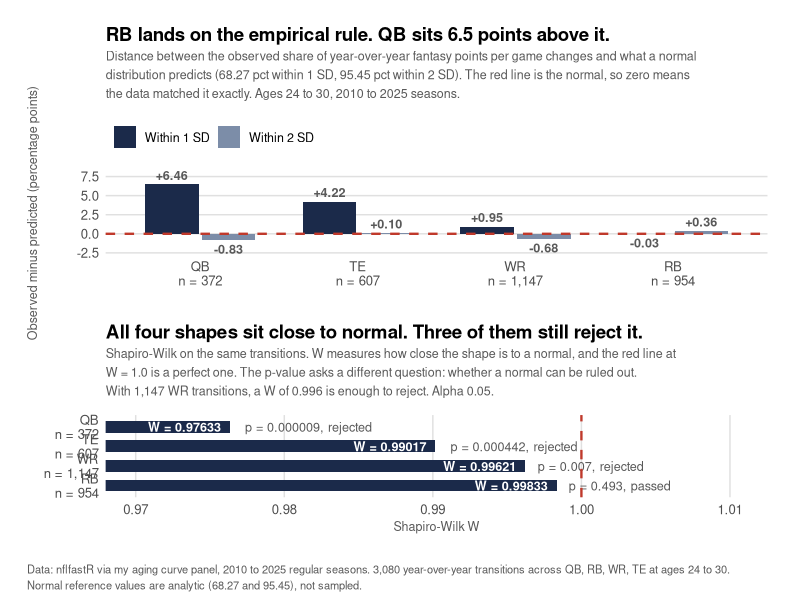

Write R code to recreate this figure.
# ==============================================================================
# create_stats_post14_visuals.R
# ==============================================================================
#
# PURPOSE
#   Statistics Series Post 14 (The Normal Distribution and Z-Scores).
#   Two stacked panels built entirely from verified console output captured by
#   pull_stats_post14_normal_distribution_demo_data.R. Nothing is re-pulled at
#   render time.
#
# PANELS
#   Panel 1  Deviation from what a normal predicts, per position, for the
#            within-1-SD and within-2-SD bands. Zero is the normal's own
#            prediction. RB lands on it. QB sits 6.5 points above.
#
#   Panel 2  Shapiro-Wilk W per position against a perfect normal (W = 1.0),
#            with p-value and verdict. All four sit close to 1. Three reject.
#
# DESIGN NOTES (v2. v1 failed the 5-second rule and was rebuilt.)
#   - Panel 1 plots DEVIATION, not raw percent. Raw percent on a zero-based
#     axis renders a 6.46-point finding as four visually identical bars. The
#     deviation encoding puts the finding on a -1 to +7 scale where it is the
#     tallest thing in the panel.
#   - Both bands share one axis. facet + scales = "free_y" gave two different
#     scales to the same unit. The visualization reference names this exact
#     pitfall: free scales hide important differences.
#   - Panels stack vertically. Side by side at 5.5in each, the insight titles
#     collided and clipped into one another.
#   - Panel 2 is flipped horizontal so the p-value and verdict fit on one line
#     instead of a three-line axis label overrunning the caption.
#
# COLOR CONVENTION (series standard)
#   navy  = observed / actual
#   red   = model / prediction / assumption
#
# OUTPUT
#   stats_posts/output/plots/stats_post14_normal_distribution.png at 300 DPI
#   Degrades to two separate PNGs if patchwork is unavailable.
#
# ==============================================================================

# ------------------------------------------------------------------------------
# CONFIGURATION
# ------------------------------------------------------------------------------

library(ggplot2)
library(dplyr)
library(tidyr)
library(tibble)

OUTPUT_DIR   <- file.path("stats_posts", "output", "plots")
FILE_PREFIX  <- "stats_post14_"
PLOT_DPI     <- 300
PLOT_WIDTH   <- 10
PLOT_HEIGHT  <- 9.5

COL_OBSERVED <- "#1B2A4A"   # navy: observed, 1 SD band
COL_OBS_ALT  <- "#7C8DA8"   # lighter navy: observed, 2 SD band
COL_MODEL    <- "#C0392B"   # red: what the normal predicts
COL_GRID     <- "grey88"
COL_SUBTEXT  <- "grey35"

# Analytic normal coverage. Not sampled, not rounded from data.
NORMAL_WITHIN_1SD <- 68.27
NORMAL_WITHIN_2SD <- 95.45
PERFECT_W         <- 1.0
ALPHA             <- 0.05

POSITION_ORDER <- c("QB", "TE", "WR", "RB")  # worst to best fit, left to right

if (!dir.exists(OUTPUT_DIR)) dir.create(OUTPUT_DIR, recursive = TRUE)

# ------------------------------------------------------------------------------
# VERIFIED DATA (embedded from console output, not re-pulled)
# ------------------------------------------------------------------------------

# From: --- DELTA DISTRIBUTION SHAPE (ages 24-30) ---
delta_shape <- tibble::tribble(
  ~position, ~n,    ~within_1sd, ~within_2sd,
  "QB",      372L,  74.73,       94.62,
  "RB",      954L,  68.24,       95.81,
  "TE",      607L,  72.49,       95.55,
  "WR",      1147L, 69.22,       94.77
)

# From: --- SHAPIRO-WILK PER POSITION (the discarded values) ---
normality <- tibble::tribble(
  ~position, ~n,     ~shapiro_W, ~shapiro_p, ~normal,
  "QB",      372L,   0.97633,    0.000009,   FALSE,
  "RB",      954L,   0.99833,    0.493333,   TRUE,
  "WR",      1147L,  0.99621,    0.006535,   FALSE,
  "TE",      607L,   0.99017,    0.000442,   FALSE
)

# ------------------------------------------------------------------------------
# PANEL 1: deviation from the normal's prediction
# ------------------------------------------------------------------------------

p1_data <- delta_shape %>%
  dplyr::mutate(
    dev_1sd = within_1sd - NORMAL_WITHIN_1SD,
    dev_2sd = within_2sd - NORMAL_WITHIN_2SD
  ) %>%
  dplyr::select(position, n, dev_1sd, dev_2sd) %>%
  tidyr::pivot_longer(
    cols      = c(dev_1sd, dev_2sd),
    names_to  = "band",
    values_to = "deviation"
  ) %>%
  dplyr::mutate(
    band = factor(
      band,
      levels = c("dev_1sd", "dev_2sd"),
      labels = c("Within 1 SD", "Within 2 SD")
    ),
    position = factor(position, levels = POSITION_ORDER),
    lbl = sprintf("%+.2f", deviation),
    # Negative bars need the label below them, positive bars above.
    # vjust is a valid geom_text aesthetic, so it can vary row by row.
    lbl_vjust = ifelse(deviation >= 0, -0.45, 1.35)
  )

DODGE <- position_dodge(width = 0.72)

p1 <- ggplot(p1_data, aes(x = position, y = deviation, fill = band)) +
  geom_col(width = 0.68, position = DODGE) +
  geom_text(
    aes(label = lbl, vjust = lbl_vjust),
    position = DODGE, size = 3.2, fontface = "bold", color = COL_SUBTEXT
  ) +
  # Zero IS the normal's prediction. Drawn after the bars so it stays visible.
  geom_hline(yintercept = 0, color = COL_MODEL, linetype = "dashed",
             linewidth = 0.8) +
  scale_fill_manual(
    values = c("Within 1 SD" = COL_OBSERVED, "Within 2 SD" = COL_OBS_ALT),
    name   = NULL
  ) +
  scale_x_discrete(
    labels = function(x) {
      n_map <- setNames(delta_shape$n, delta_shape$position)
      sprintf("%s\nn = %s", x, trimws(format(n_map[x], big.mark = ",")))
    }
  ) +
  coord_cartesian(ylim = c(-2.2, 7.6), clip = "off") +
  labs(
    title = "RB lands on the empirical rule. QB sits 6.5 points above it.",
    subtitle = paste0(
      "Distance between the observed share of year-over-year fantasy points ",
      "per game changes and what a normal\ndistribution predicts (68.27 pct ",
      "within 1 SD, 95.45 pct within 2 SD). The red line is the normal, so ",
      "zero means\nthe data matched it exactly. Ages 24 to 30, 2010 to 2025 ",
      "seasons."
    ),
    x = NULL,
    y = "Observed minus predicted (percentage points)"
  )

# ------------------------------------------------------------------------------
# PANEL 2: Shapiro-Wilk W against a perfect normal
# ------------------------------------------------------------------------------

p2_data <- normality %>%
  dplyr::mutate(
    # rev() so QB reads at the top after the flip, matching Panel 1's order
    position = factor(position, levels = rev(POSITION_ORDER)),
    verdict  = ifelse(normal, "passed", "rejected"),
    # p = 0.000009 and p = 0.493333 need different precision
    p_label  = ifelse(
      shapiro_p < 0.001,
      sprintf("p = %.6f", shapiro_p),
      sprintf("p = %.3f", shapiro_p)
    ),
    w_only    = sprintf("W = %.5f", shapiro_W),
    p_verdict = sprintf("%s, %s", p_label, verdict)
  )

# Flipped horizontal. The vertical version needed a three-line axis label per
# bar, which overran the caption at any sane figure height.
p2 <- ggplot(p2_data, aes(x = position, y = shapiro_W)) +
  geom_col(fill = COL_OBSERVED, width = 0.6) +
  # Fixed y just above the zoom floor. Every bar clears it, so all four labels
  # start at the same place and none escape their bar.
  # W sits INSIDE the bar, right-aligned to the bar end, so it can never
  # run off into white space. Every bar is long enough to hold it.
  geom_text(
    aes(y = shapiro_W, label = w_only),
    hjust = 1.12, size = 3.2, color = "white", fontface = "bold"
  ) +
  # p and verdict sit AFTER the bar end in dark text on white background.
  geom_text(
    aes(y = shapiro_W, label = p_verdict),
    hjust = -0.12, size = 3.2, color = COL_SUBTEXT
  ) +
  geom_hline(yintercept = PERFECT_W, color = COL_MODEL,
             linetype = "dashed", linewidth = 0.8) +
  scale_x_discrete(
    labels = function(x) {
      n_map <- setNames(normality$n, normality$position)
      sprintf("%s\nn = %s", x, trimws(format(n_map[x], big.mark = ",")))
    }
  ) +
  # Zoom, not filter. All four W sit between 0.976 and 0.999, so a zero-based
  # axis renders four identical full-height bars. scale_y_continuous(limits=)
  # would drop the rows instead of zooming and take the labels with them.
  coord_flip(ylim = c(0.970, 1.0105)) +
  labs(
    title = "All four shapes sit close to normal. Three of them still reject it.",
    subtitle = paste0(
      "Shapiro-Wilk on the same transitions. W measures how close the shape is ",
      "to a normal, and the red line at\nW = 1.0 is a perfect one. The p-value ",
      "asks a different question: whether a normal can be ruled out.\nWith ",
      "1,147 WR transitions, a W of 0.996 is enough to reject. Alpha 0.05."
    ),
    x = NULL,
    y = "Shapiro-Wilk W"
  )

# ------------------------------------------------------------------------------
# THEME
# ------------------------------------------------------------------------------

theme_stats_series <- theme_minimal(base_size = 11) +
  theme(
    plot.title           = element_text(face = "bold", size = 13.5,
                                        margin = margin(b = 4)),
    plot.subtitle        = element_text(size = 9, color = COL_SUBTEXT,
                                        lineheight = 1.25,
                                        margin = margin(b = 12)),
    axis.title           = element_text(size = 9, color = COL_SUBTEXT),
    axis.text            = element_text(size = 9.5),
    legend.position      = "top",
    legend.justification = "left",
    legend.text          = element_text(size = 9),
    panel.grid.minor     = element_blank(),
    plot.margin          = margin(14, 18, 12, 14)
  )

p1 <- p1 + theme_stats_series +
  theme(panel.grid.major.x = element_blank(),
        panel.grid.major.y = element_line(color = COL_GRID))

p2 <- p2 + theme_stats_series +
  theme(panel.grid.major.y = element_blank(),
        panel.grid.major.x = element_line(color = COL_GRID),
        legend.position    = "none")

FIG_CAPTION <- paste0(
  "Data: nflfastR via my aging curve panel, 2010 to 2025 regular seasons. ",
  "3,080 year-over-year transitions across QB, RB, WR, TE at ages 24 to 30.\n",
  "Normal reference values are analytic (68.27 and 95.45), not sampled."
)

# ------------------------------------------------------------------------------
# COMBINE AND SAVE
# ------------------------------------------------------------------------------

has_patchwork <- requireNamespace("patchwork", quietly = TRUE)

if (has_patchwork) {

  # Stacked, not side by side. Each panel needs the full width for its title.
  combined <- patchwork::wrap_plots(p1, p2, ncol = 1) +
    patchwork::plot_annotation(
      caption = FIG_CAPTION,
      theme = theme(
        plot.caption = element_text(size = 8, color = COL_SUBTEXT, hjust = 0,
                                    lineheight = 1.2, margin = margin(t = 10))
      )
    )

  out_path <- file.path(OUTPUT_DIR, paste0(FILE_PREFIX, "normal_distribution.png"))
  ggsave(out_path, plot = combined, width = PLOT_WIDTH, height = PLOT_HEIGHT,
         dpi = PLOT_DPI)
  saved_files <- out_path

} else {

  message("patchwork not available. Saving two separate PNGs instead.")

  p1_path <- file.path(OUTPUT_DIR, paste0(FILE_PREFIX, "empirical_rule.png"))
  p2_path <- file.path(OUTPUT_DIR, paste0(FILE_PREFIX, "shapiro_w.png"))

  ggsave(p1_path, plot = p1 + labs(caption = FIG_CAPTION),
         width = PLOT_WIDTH, height = 5.2, dpi = PLOT_DPI)
  ggsave(p2_path, plot = p2 + labs(caption = FIG_CAPTION),
         width = PLOT_WIDTH, height = 4.6, dpi = PLOT_DPI)

  saved_files <- c(p1_path, p2_path)
}

# ------------------------------------------------------------------------------
# CONSOLE SUMMARY
# ------------------------------------------------------------------------------

cat("\n")
cat("==============================================================\n")
cat("  POST 14 VISUALS\n")
cat("==============================================================\n\n")

cat("Files written:\n")
for (f in saved_files) cat(sprintf("  %s\n", f))
cat(sprintf("\nDPI: %d | size: %g x %g in | patchwork: %s\n",
            PLOT_DPI, PLOT_WIDTH, PLOT_HEIGHT,
            if (has_patchwork) "yes, stacked" else "no, two PNGs"))

cat("\n--- PANEL 1: deviation from the normal ---\n")
print(as.data.frame(
  delta_shape %>%
    dplyr::mutate(
      dev_1sd = round(within_1sd - NORMAL_WITHIN_1SD, 2),
      dev_2sd = round(within_2sd - NORMAL_WITHIN_2SD, 2)
    ) %>%
    dplyr::select(position, n, within_1sd, dev_1sd, within_2sd, dev_2sd) %>%
    dplyr::arrange(abs(dev_1sd))
), row.names = FALSE)
cat(sprintf("\nNormal predicts %.2f pct within 1 SD, %.2f pct within 2 SD\n",
            NORMAL_WITHIN_1SD, NORMAL_WITHIN_2SD))

cat("\n--- PANEL 2: Shapiro-Wilk ---\n")
print(as.data.frame(
  normality %>%
    dplyr::mutate(verdict = ifelse(normal, "passed", "rejected")) %>%
    dplyr::select(position, n, shapiro_W, shapiro_p, verdict)
), row.names = FALSE)

cat(sprintf("\nTransitions in the 24 to 30 band: %s\n",
            format(sum(delta_shape$n), big.mark = ",")))
cat(sprintf("Rejecting normality: %s\n",
            paste(normality$position[!normality$normal], collapse = ", ")))
cat(sprintf("W range: %.5f to %.5f (a perfect normal is 1.0)\n",
            min(normality$shapiro_W), max(normality$shapiro_W)))

cat("\n==============================================================\n\n")
